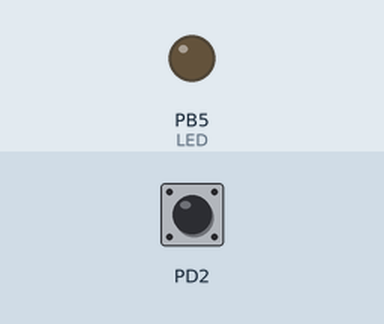
Recording of a program running on a simulated ATmega328P, built with avr-gcc and emulated at 8 MHz. On the bench: output pins drawn as LEDs (lit = HIGH). Inputs (shaded band) come from the test bench; at power-on: PD2 HIGH.

Above: at 1.2 s.
1.3 s: PD2 pulled LOW for 0.15 s
At 2.5 s:
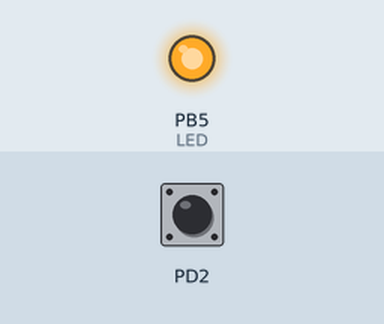
4.4 s: PD2 pulled LOW for 1 s
At 8.2 s:
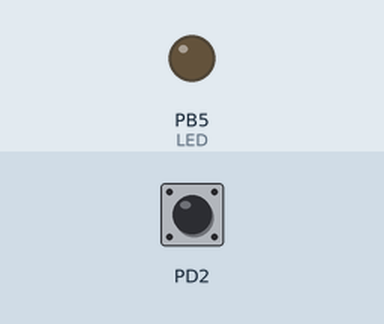
8.4 s: PD2 pulled LOW for 3.2 s
At 9.1 s:
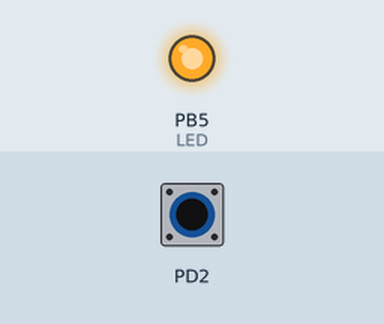
Timing chart, 0 to 12.9 s (numbered marks = the images above; inputs shaded):
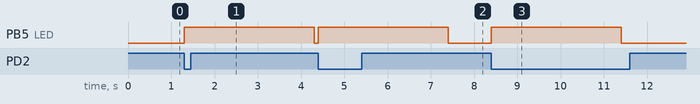

The program:

main.c
```c
/*
 * DA2_3_C.c
 *
 * Created: 3/21/2025 11:46:25 PM
 * Author : enriq
 */

#define F_CPU 8000000UL

#include <avr/io.h>
#include <avr/interrupt.h>
#include <util/delay.h>


void setup()
{
	DDRB |= (1 << DDB5);      // LED as output

	DDRD &= ~(1 << DDD2);     // PD2 as input
	PORTD |= (1 << PORTD2);   // Enable internal pull-up

	// INT0 triggers on falling edge
	EICRA |= (1 << ISC01);
	EICRA &= ~(1 << ISC00);

	EIMSK |= (1 << INT0);     // Enable INT0

	sei();                    // Global interrupt enable
}

int main(void)
{
	setup();

	while (1)
	{

	}
}

ISR(INT0_vect)
{
	PORTB |= (1 << PORTB5);   // LED ON
	_delay_ms(3000);          // Wait 3 seconds
	PORTB &= ~(1 << PORTB5);  // LED OFF
}
```

Measured:
- after the input at 1.3 s, PB5 (LED): LOW → HIGH at once, → LOW 3.0 s later
- after the input at 4.4 s, PB5 (LED): LOW → HIGH at once, → LOW 3.0 s later
- after the input at 8.4 s, PB5 (LED): LOW → HIGH at once, → LOW 3.0 s later
